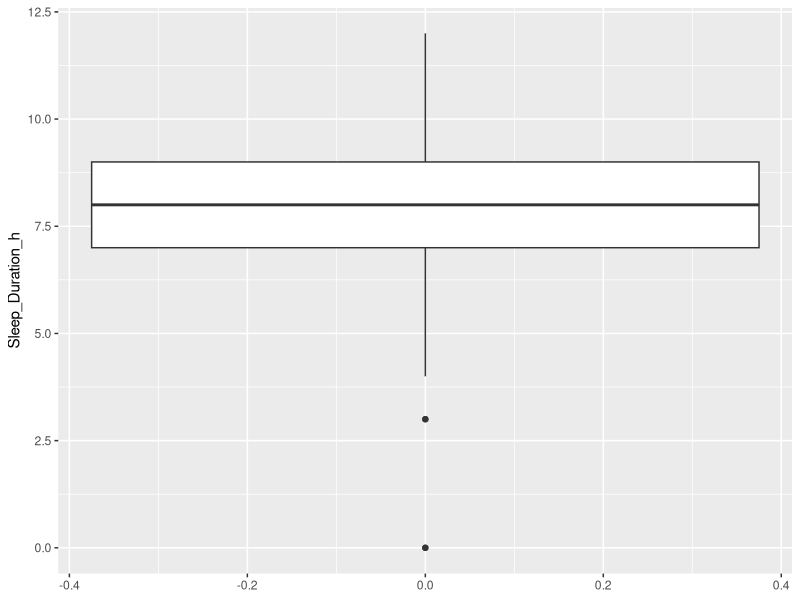
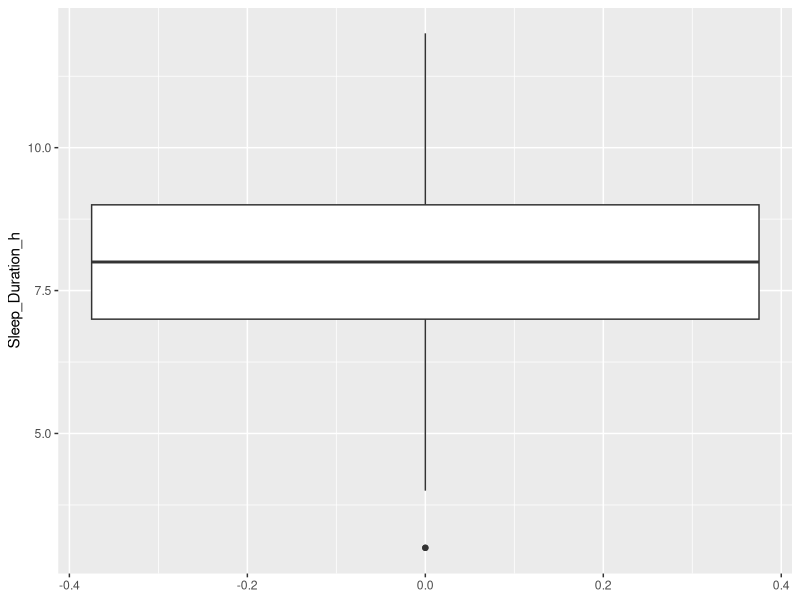
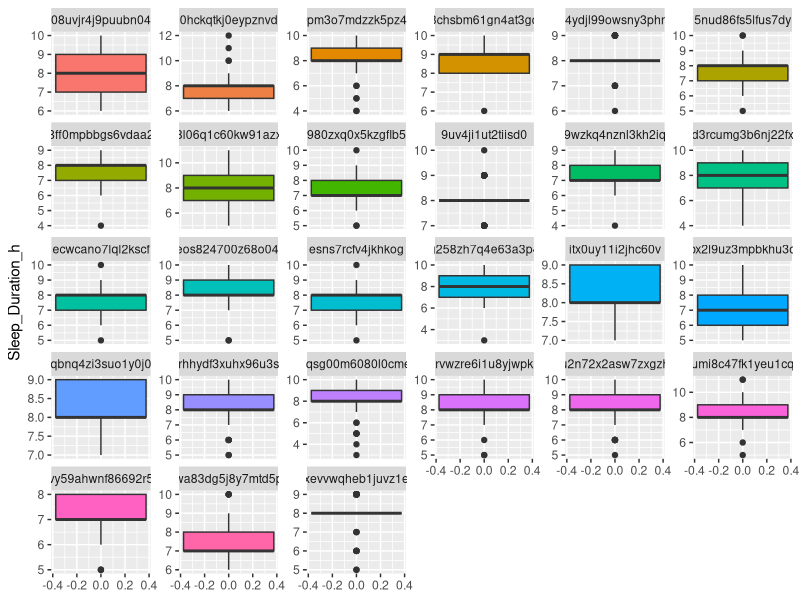
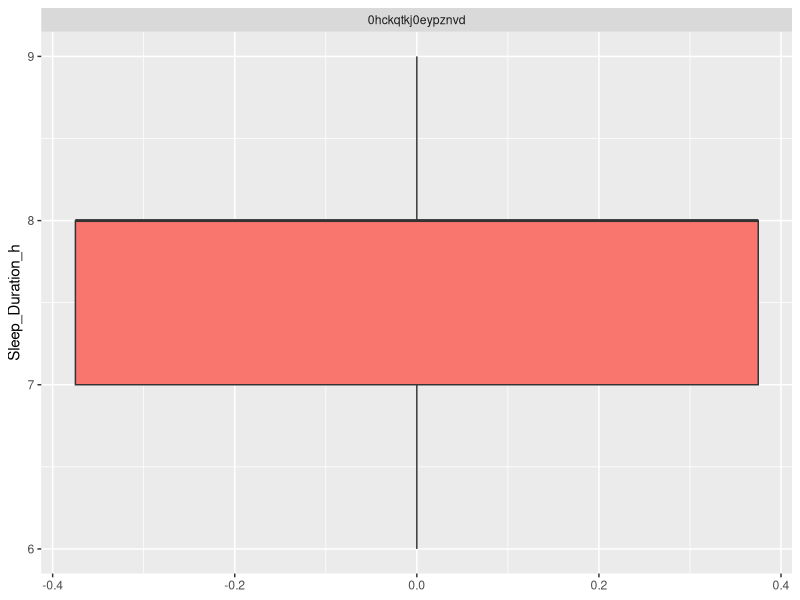
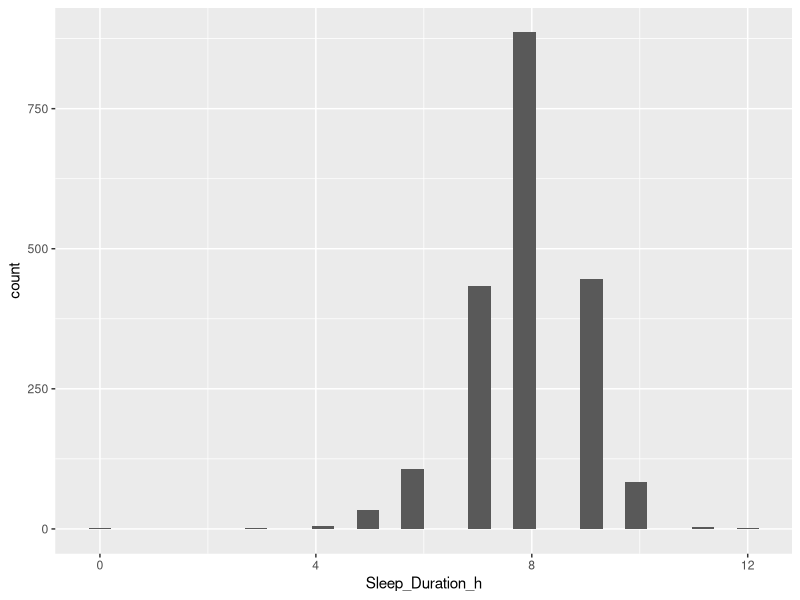
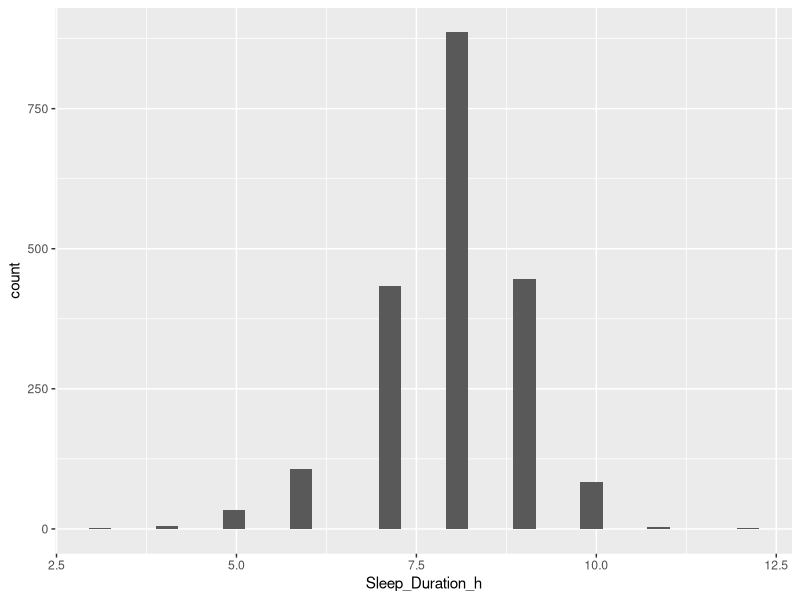

Source code (R) for these figures, in order:
## ---- chunk 1
knitr::opts_chunk$set(echo = TRUE) # hashtag
## ---- chunk 2
library(readr)
library(dplyr)
library(plyr)
library(tidyr)
library(lubridate)
library(forcats)
library(stringr)
library(ggplot2)
## ---- chunk 3
x <- 1
y <- 4

x
y

x + y

x_string <- "test"
x_string

x_string_num <- "1"
x_string_num

str(x_string_num)
str(x)


first_vector <- c(1, 2, 3, y, 5, 6, 7, y*2)
first_vector

bad_vector <- c(1, "1", 3, "test")
bad_vector

df_halloween <- data.frame(Day = c("Wednesday", "Thursday", "Friday", "Saturday"),
                           Excitement = c(100, 100, 100, 0),
                           Regret = c(0, 0, 0, 90))
df_halloween
## ---- chunk 4
df <- read_csv('wellness_data.csv')
## ---- chunk 5
str(df)
## ---- chunk 6
dim(df)
## ---- chunk 7
head(df, 5)
tail(df, 5)
## ---- chunk 8
summary(df)
## ---- chunk 9
head(df, 10)
## ---- chunk 10
df_soreness <- df %>%
  filter(segment != "NA")

dim(df_soreness)

df_wellness <- df %>%
  filter(Sleep_Duration_h != "NA")

dim(df_wellness)
## ---- chunk 11
df_wellness2 <- df %>%
  drop_na(Sleep_Duration_h)

dim(df_wellness2)
## ---- chunk 12
df_wellness_short <- df_wellness %>%
  select(-`Body Map Pain`, -`Body Map Soreness`, -segment)

dim(df_wellness_short)
## ---- chunk 13
str(df_wellness_short$date)
## ---- chunk 14
colnames(df_soreness)

df_soreness_columns <- df_soreness

colnames(df_soreness_columns) <- c("date", "segment", "user_uid", "Body_Map_Soreness", "Body_Map_Pain",
                                   "Sleep_Duration_h", "Meals", "Snacks", "Drinks", "Fatigue", 
                                   "RPE_Physical", "RPE_Mental", "Good_stress", "Bad_stress", "Name")

# make the same call again
head(df_soreness_columns, 5)
## ---- chunk 15
df_wellness_short <- df_wellness_short %>%
  mutate(date = as.Date(date, format = "%m/%d/%y")) #the format in which the date is presented, in this case month/day/year

str(df_wellness_short)
## ---- chunk 16
df_wellness_short %>%
  ggplot(aes(y = Sleep_Duration_h)) + #create the structure of the graph and specify sleep as the y-variable
  geom_boxplot()
## ---- chunk 17
df_outlier <- df %>%
  filter(Sleep_Duration_h <= 3)

dim(df_outlier)

head(df_outlier, 4)
## ---- chunk 18
df_clean <- df %>%
    filter(Sleep_Duration_h >= 3)

df_clean %>%
  ggplot(aes(y = Sleep_Duration_h)) +
  geom_boxplot()
## ---- chunk 19
df_clean %>%
  ggplot(aes(y = Sleep_Duration_h)) + #specify sleep as the y-variable
  geom_boxplot(aes(fill = user_uid)) + #specify the color of the boxplot based on each individual athlete
  facet_wrap(~user_uid,
             scales = "free_y") + #create one boxplot per individual athlete
  theme(legend.position = "none")

#outlier removal for one individual athlete
df_clean_individual <- df %>%
      mutate(Sleep_Duration_h = ifelse(user_uid == "0hckqtkj0eypznvd" & Sleep_Duration_h > 9, NA, Sleep_Duration_h))


df_clean_individual %>%
  filter(user_uid == "0hckqtkj0eypznvd") %>%
  ggplot(aes(y = Sleep_Duration_h)) + #specify sleep as the y-variable
  geom_boxplot(aes(fill = user_uid)) + #specify the color of the boxplot based on each individual athlete
  facet_wrap(~user_uid,
             scales = "free_y") + #create one boxplot per individual athlete
  theme(legend.position = "none")
## ---- chunk 20
#maximum
max(df_clean$Sleep_Duration_h)
#minimum
min(df_clean$Sleep_Duration_h)
#median
median(df_clean$Sleep_Duration_h)
#mean
mean(df_clean$Sleep_Duration_h)
#sd
sd(df_clean$Sleep_Duration_h)
## ---- chunk 21
#maximum
max(df$Sleep_Duration_h, na.rm = TRUE)
#minimum
min(df$Sleep_Duration_h, na.rm = TRUE)
#median
median(df$Sleep_Duration_h)
#mean
mean(df$Sleep_Duration_h)
#sd
sd(df$Sleep_Duration_h)
## ---- chunk 22
df_wellness_short %>%
  ggplot(aes(x = Sleep_Duration_h)) +
  geom_histogram()

df_clean %>%
  ggplot(aes(x = Sleep_Duration_h)) +
  geom_histogram()
## ---- chunk 23
# summarize by athlete
df_clean %>%
  dplyr::group_by(user_uid) %>%
  dplyr::summarise(Sleep_mean = mean(Sleep_Duration_h),
            Sleep_median = median(Sleep_Duration_h),
            Sleep_max = max(Sleep_Duration_h),
            Sleep_min = min(Sleep_Duration_h),
            Sleep_sd = sd(Sleep_Duration_h))

# summarize by date
df_clean %>%
  filter(date < "2022-10-01") %>% #filter more recent dates to avoid to large outcomes
  dplyr::group_by(date) %>%
  dplyr::summarise(Sleep_mean = mean(Sleep_Duration_h),
            Sleep_median = median(Sleep_Duration_h),
            Sleep_max = max(Sleep_Duration_h),
            Sleep_min = min(Sleep_Duration_h),
            Sleep_sd = sd(Sleep_Duration_h))

# summarize by date and athlete
df_clean %>%
  filter(date < "2022-10-01") %>% #filter more recent dates to avoid to large outcomes
  dplyr::group_by(date, user_uid) %>%
  dplyr::summarise(Sleep_mean = mean(Sleep_Duration_h),
            Sleep_median = median(Sleep_Duration_h),
            Sleep_max = max(Sleep_Duration_h),
            Sleep_min = min(Sleep_Duration_h),
            Sleep_sd = sd(Sleep_Duration_h))

## ---- chunk 24
# vector to utilize later
starters <- c("rhhydf3xuhx96u3s", "8l06q1c60kw91azx",
              "3chsbm61gn4at3go", "qbnq4zi3suo1y0j0",
              "d3rcumg3b6nj22fx", "0pm3o7mdzzk5pz4z",
              "rvwzre6i1u8yjwpk", "ecwcano7lql2kscf",
              "rqsg00m6080l0cme")

df_clean_starter <- df_clean %>%
  mutate(Starter = ifelse(user_uid %in% starters, "Starter", "Non-starter"))

head(df_clean_starter, 100)

df_clean_starter %>%
  dplyr::group_by(Starter) %>%
  tally()
## ---- chunk 25
df_soreness_clean <- df_soreness %>%
  select(date, user_uid, `Body Map Pain`, `Body Map Soreness`) %>%
  dplyr::group_by(date, user_uid) %>%
  dplyr::summarise(Soreness = max(`Body Map Soreness`),
                   Pain = max(`Body Map Pain`))

df_wellness_clean <- df_wellness %>% select(-`Body Map Soreness`, -`Body Map Pain`)

df_left_join <- left_join(df_wellness_clean, df_soreness_clean,
                      by = c("user_uid", "date")) #specifcy columns by whcih to merge

df_outer_join <- full_join(df_wellness_clean, df_soreness_clean,
                      by = c("user_uid", "date")) #specifcy columns by whcih to merge

df_inner_join <- inner_join(df_wellness_clean, df_soreness_clean,
                      by = c("user_uid", "date")) #specifcy columns by whcih to merge

df_merge <- merge(df_wellness_clean, df_soreness_clean,
                      by = c("user_uid", "date")) #specifcy columns by whcih to merge

dim(df_soreness_clean)
dim(df_wellness_clean)
dim(df_merge)
dim(df_left_join)
dim(df_inner_join)
## ---- chunk 26
head(df_halloween)

# long to wide
df_halloween_wide <- df_halloween %>%
  pivot_wider(names_from = Day, values_from = c(Excitement, Regret))

df_halloween_wide


df_halloween_long <- df_halloween_wide %>%
  gather(key = "key", value = "value")

df_halloween_long


df_halloween %>%
  gather(key = "key", value = "value") %>%
  filter(key != "Day") %>%
  mutate(Day = rep(df_halloween$Day, times = 2))
